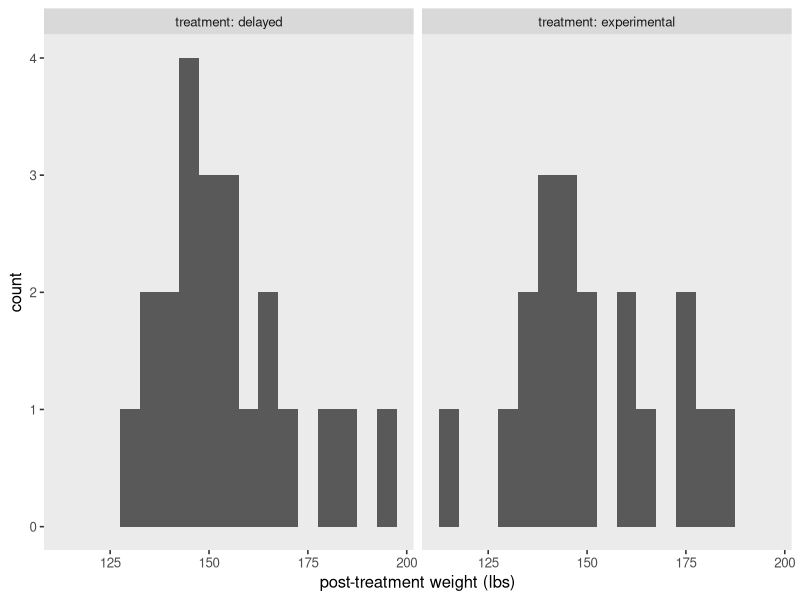
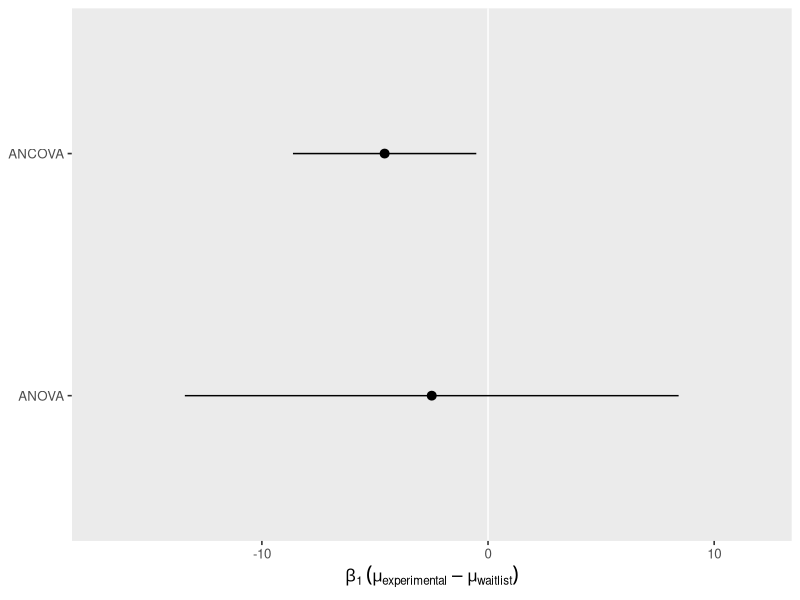

Here is the R script that generated these plots, in order:
## ---- chunk 1
library(tidyverse)
library(broom)

theme_set(theme_gray(base_size = 12) +
            theme(panel.grid = element_blank()))
## ---- chunk 2
horan1971 <- tibble(
  sl = c(letters[1:22], letters[1:20], letters[1:19], letters[1:19]),
  sn = 1:80,
  treatment = factor(rep(1:4, times = c(22, 20, 19, 19))),
  pre = c(149.5, 131.25, 146.5, 133.25, 131, 141, 145.75, 146.75, 172.5, 156.5, 153, 136.25, 148.25, 152.25, 167.5, 169.5, 151.5, 165, 144.25, 167, 195, 179.5,
          127, 134, 163.5, 155, 157.25, 121, 161.25, 147.25, 134.5, 121, 133.5, 128.5, 151, 141.25, 164.25, 138.25, 176, 178, 183, 164,
          149, 134.25, 168, 116.25, 122.75, 122.5, 130, 139, 121.75, 126, 159, 134.75, 140.5, 174.25, 140.25, 133, 171.25, 198.25, 141.25,
          137, 157, 142.25, 123, 163.75, 168.25, 146.25, 174.75, 174.5, 179.75, 162.5, 145, 127, 146.75, 137.5, 179.75, 168.25, 187.5, 144.5),
  post = c(149, 130, 147.75, 139, 134, 145.25, 142.25, 147, 158.25, 155.25, 151.5, 134.5, 145.75, 153.5, 163.75, 170, 153, 178, 144.75, 164.25, 194, 183.25,
           121.75, 132.25, 166, 146.5, 154.5, 114, 148.25, 148.25, 133.5, 126.5, 137, 126.5, 148.5, 145.5, 151.5, 128.5, 176.5, 170.5, 181.5, 160.5,
           145.5, 122.75, 164, 118.5, 122, 125.5, 129.5, 137, 119.5, 123.5, 150.5, 125.75, 135, 164.25, 144.5, 135.5, 169.5, 194.5, 142.5,
           129, 146.5, 142.25, 114.5, 148.25, 161.25, 142.5, 174.5, 163, 160.5, 151.25, 144, 135.5, 136.5, 145.5, 185, 174.75, 179, 141.5)) %>% 
  mutate(treatment = factor(treatment, labels = c("delayed", "placebo", "scheduled", "experimental")))

# what is this?
glimpse(horan1971)
## ---- chunk 3
horan1971 <- horan1971 %>% 
  filter(treatment %in% c("delayed", "experimental"))
## ---- chunk 4
horan1971 %>% 
  count(treatment)
## ---- chunk 5
horan1971 %>%  
  ggplot(aes(x = post)) +
  geom_histogram(binwidth = 5) +
  xlab("post-treatment weight (lbs)") +
  facet_wrap(~ treatment, labeller = label_both)
## ---- chunk 6
horan1971 %>% 
  group_by(treatment) %>% 
  summarise(mean = mean(post),
            sd = sd(post),
            n = n(),
            percent_missing = mean(is.na(post)) * 100)
## ---- chunk 7
horan1971 <- horan1971 %>% 
  # make a mean-centered version of pre
  mutate(prec = pre - mean(pre))
## ---- chunk 8
horan1971 <- horan1971 %>% 
  mutate(delayed      = ifelse(treatment == "delayed", 1, 0),
         placebo      = ifelse(treatment == "placebo", 1, 0),
         scheduled    = ifelse(treatment == "scheduled", 1, 0),
         experimental = ifelse(treatment == "experimental", 1, 0))
## ---- chunk 9
horan1971 %>% 
  distinct(treatment, delayed, placebo, scheduled, experimental)
## ---- chunk 10
# fit the ANOVA-type model with OLS
fit1 <- lm(
  data = horan1971,
  post ~ 1 + experimental
)

# summarize
summary(fit1)
## ---- chunk 11
tidy(fit1, conf.int = TRUE) %>% 
  slice(2) %>% 
  mutate_if(is.double, round, digits = 2)
## ---- chunk 12
horan1971 %>% 
  group_by(treatment) %>% 
  summarise(r = cor(pre, post))
## ---- chunk 13
horan1971 %>% 
  summarise(pre_mean = mean(pre),
            pre_sd = sd(pre),
            pre_min = min(pre))
## ---- chunk 14
# fit with the centered `prec` covariate
fit2 <- lm(
  data = horan1971,
  post ~ 1 + experimental + prec
)

# fit with the non-centered `pre` covariate
fit3 <- lm(
  data = horan1971,
  post ~ 1 + experimental + pre
)

# summarize the centered model
summary(fit2)

# summarize the non-centered model
summary(fit3)
## ---- chunk 15
tidy(fit2, conf.int = TRUE) %>% 
  slice(2) %>% 
  mutate_if(is.double, round, digits = 2)
## ---- chunk 16
# wrangle
bind_rows(tidy(fit1, conf.int = TRUE), tidy(fit2, conf.int = TRUE)) %>% 
  filter(term == "experimental") %>% 
  mutate(model = factor(c("ANOVA", "ANCOVA"), levels = c("ANOVA", "ANCOVA"))) %>% 

  # plot!
  ggplot(aes(x = estimate, xmin = conf.low, xmax = conf.high, y = model)) +
  geom_vline(xintercept = 0, color = "white") +
  geom_pointrange() +
  scale_x_continuous(expression(beta[1]~(mu[experimental]-mu[waitlist])), expand = expansion(add = 5)) +
  ylab(NULL)
## ---- chunk 17
sessionInfo()
